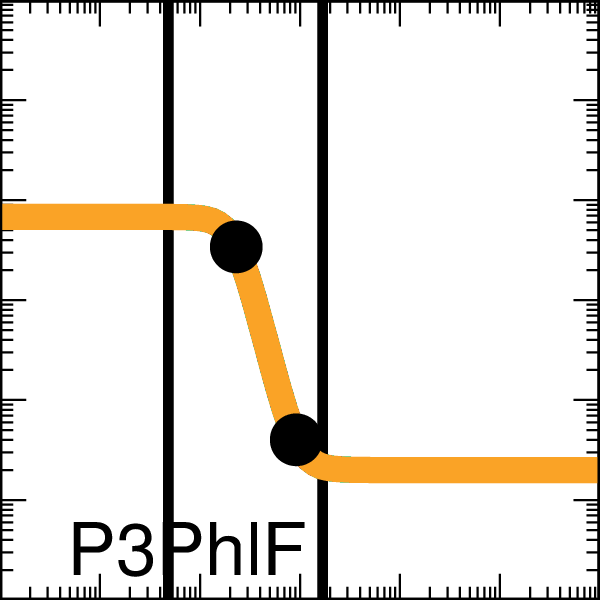

Here is the gnuplot script that generated this plot:

set output "SimAnnealing_1-alu_A000_xfer_model_P3_PhlF.eps"
set terminal postscript eps enhanced color "Helvetica, 35" size 2,2
set logscale x
set logscale y
set lmargin screen 0.0
set rmargin screen 1.0
set tmargin screen 1.0
set bmargin screen 0.0
set size ratio 1.0
set border linewidth 2
set tics scale 2
set mxtics 10
set mytics 10
set key bottom left
set key samplen -1
set xrange [0.001:1000.0]
set yrange [0.001:1000.0]
set format y "10^{%L}"    
set format x "10^{%L}"    
set format x ""    
set xlabel '10010000'
set arrow from 0.04835377853082412,0.001 to 0.04835377853082412,1000.0 nohead lw 10 lt 2 lc rgb '#000000'
set arrow from 1.6948644408169635,0.001 to 1.6948644408169635,1000.0 nohead lw 10 lt 2 lc rgb '#000000'
ymin = 0.02
ymax = 6.8
K = 0.23
n = 4.2
set dummy x

plot ymin+(ymax-ymin)/(1.0+(x/K)**n) lw 25 lc rgb '#F9A427' title 'P3PhlF',\
 "<echo '1 2'" using (0.230323307):(3.400000001301316)  with points pt 7 ps 4 lc rgb 'black' notitle,\
 "<echo '1 2'" using (0.920133536):(0.04000000004283734)  with points pt 7 ps 4 lc rgb 'black' notitle
